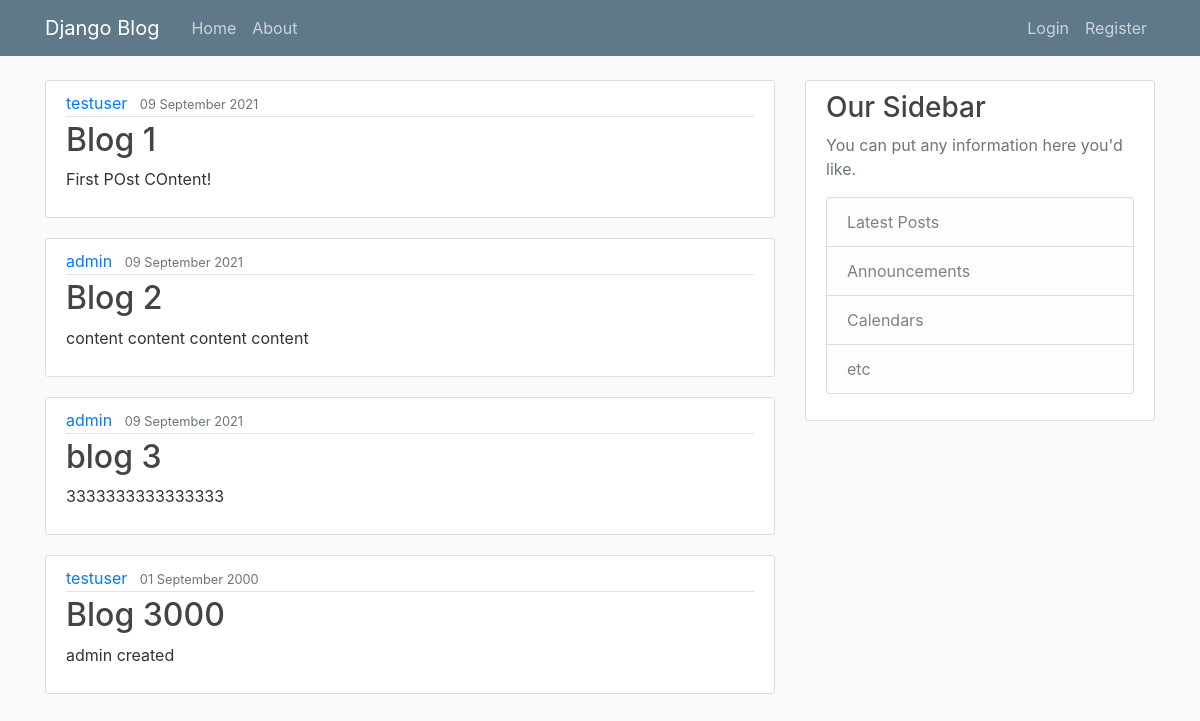
The page / on the database its author committed.
### blog/models.py (models this page shows, shortened)
class Post(models.Model):
    title = models.CharField(max_length=100)
    content = models.TextField()
    date_posted = models.DateTimeField(default=timezone.now)
    author = models.ForeignKey(User, on_delete=models.CASCADE) # one to many relationship

### blog/views.py (the view)
# urls.py: path('', views.home, name='blog-home'),
def home(request):
    context = {
        'posts': Post.objects.all()
    }
    return render(request, 'blog/home.html', context) #returns a HttpResponse

### blog/templates/blog/home.html
{% extends "blog/base.html" %}
{% block content %}
    {% for post in posts %}
        <article class="media content-section">
            <div class="media-body">
                <div class="article-metadata">
                    <a class="mr-2" href="#">{{ post.author }}</a>
                    <small class="text-muted">{{ post.date_posted | date:"d F Y"}}</small>
                </div>
                <h2><a class="article-title" href="#">{{ post.title }}</a></h2>
                <p class="article-content">{{ post.content }}</p>
            </div>
        </article>
    {% endfor %}
{% endblock content %}

### blog/static/blog/main.css (style rules this page uses)
body { background: #fafafa; color: #333333; margin-top: 5rem; }
h1, h2, h3, h4, h5, h6 { color: #444444; }
.content-section { background: #ffffff; padding: 10px 20px; border: 1px solid #dddddd; border-radius: 3px; margin-bottom: 20px; }
.article-title { color: #444444; }
.article-content { white-space: pre-line; }
.article-metadata { padding-bottom: 1px; margin-bottom: 4px; border-bottom: 1px solid #e3e3e3 }

### rows shown on the page
Post: author "testuser", date_posted "09 September 2021", title "Blog 1", content "First POst COntent!"
Post: author "admin", date_posted "09 September 2021", title "Blog 2", content "content content content content"
Post: author "admin", date_posted "09 September 2021", title "blog 3", content "3333333333333333"
Post: author "testuser", date_posted "01 September 2000", title "Blog 3000", content "admin created"
